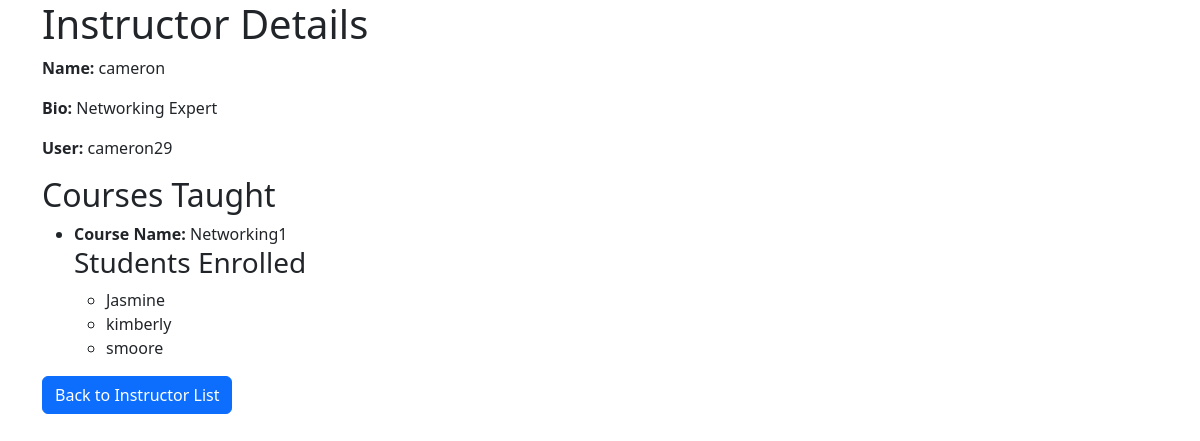
Page /instructor_details/2/ on the committed database.
### lms/models.py (models this page shows, shortened)
class Instructor(models.Model):
    name = models.CharField(max_length=50)
    user = models.OneToOneField(CustomUser, on_delete= models.CASCADE,related_name="instructor")
    bio = models.CharField(max_length=100)

class CustomUser(AbstractUser):
    pass

class Course(models.Model):
    name = models.CharField(max_length=100)
    description = models.CharField(max_length=500)
    instructor = models.ForeignKey(Instructor, on_delete=models.CASCADE, related_name= "courses")
    students = models.ManyToManyField(Student, related_name="courses" )

class Student(models.Model):
    name = models.CharField(max_length=50)
    user = models.OneToOneField(CustomUser, on_delete=models.CASCADE)
    age = models.IntegerField()

### lms/views.py (the view)
# urls.py: path("instructor_details/<int:pk>/", views.InstructorDetails.as_view(), name = "instructor-details"),
class InstructorDetails(DetailView):
    model = Instructor
    template_name = "lms/instructor_details.html"
    context_object_name = "instructor"

### lms/templates/lms/instructor_details.html (shortened to what this page needs)
<!DOCTYPE html>
<html lang="en">
<head>
    <link href="https://cdn.jsdelivr.net/npm/bootstrap@5.3.3/dist/css/bootstrap.min.css" rel="stylesheet">
</head>
<body>
    <div class="container">
        <h1>Instructor Details</h1>
        <p><strong>Name:</strong> {{ instructor.name }} </p>
        <p><strong>Bio:</strong> {{ instructor.bio }} </p>
        <p><strong>User:</strong> {{ instructor.user.username }} </p>
        <h2>Courses Taught</h2>
        <ul>
            {% for course in instructor.courses.all %}
            <li>
                <strong>Course Name:</strong> {{ course.name }}
                <h3>Students Enrolled</h3>
                <ul>
                    {% for student in course.students.all %}
                    <li>
                        {{ student.name }}
                    </li>
                    {% empty %}
                    <li>No students enrolled in this course.</li>
                    {% endfor %}
                </ul>
            </li>
            {% empty %}
            <li>No courses taught by this instructor.</li>
            {% endfor %}
        </ul>
        <a href="#" class="btn btn-primary">Back to Instructor List</a>
    </div>
</body>
</html>

### rows in the picture
Instructor: name "cameron", bio "Networking Expert", user.username "cameron29"
Course: name "Networking1"
Student: name "Jasmine"
Student: name "kimberly"
Student: name "smoore"
